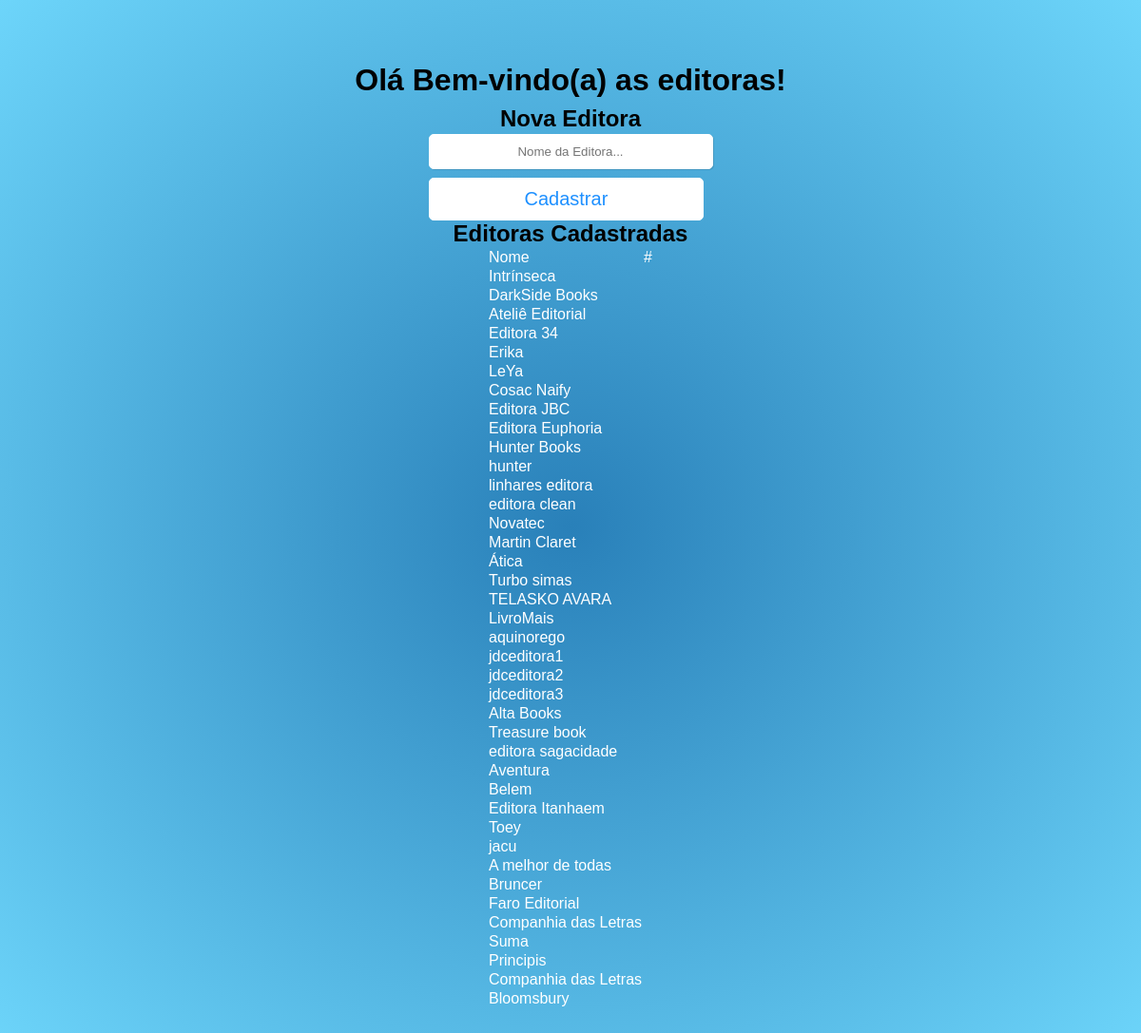
Screenshot of /editoras.php with the database file from the repository.
### tables this page shows
CREATE TABLE `editora` (
  `cd` int(11) NOT NULL,
  `nome` varchar(80) DEFAULT NULL
);

### biblioteca.php (called while the page is built, shortened)
<?php
function ListarEditora($cd){
	$sql = 'SELECT * FROM editora';
	$res = $GLOBALS['conn']->query($sql);
	return $res;
}

### editoras.php (the view, shortened to what this page needs)
<?php
include('biblioteca.php');
?>
<div class="container">
	<div class="form"><br>
		<div class="form-header">
			<div class="title"> <h1>Olá <?php echo $_SESSION['nome']; ?> Bem-vindo(a) as editoras! </h1> </div>
		</div>
		<div class="input-group">
		<form id="novaEditora" method="post">
			<div class="input-box">
				<div class="title"><h2>Nova Editora</h2></div>
				<input type="text" name="editora" placeholder="Nome da Editora...">
			</div>
			<div class="bnt">
				<button>Cadastrar</button>
			</div>
		</form>
<h2>Editoras Cadastradas</h2>
<table>
	<tr>
		<td>Nome</td>
		<td>#</td>
	</tr>
	<?php
		$todos = ListarEditora("");
		while($editora = $todos->fetch_object()){
			echo '<tr>
					<td>'.$editora->nome.'</td>
				</tr>';		}
	?>
	</table>
</div>

### editoras.php (style rules this page uses)
* { margin: 0; padding: 0; box-sizing: border-box; font-family: 'Rubik', sans-serif; color: black; }
.container { display: flex; }
.form { width: 100%; display: flex; justify-content: center; align-items: center; flex-direction: column; padding: 3rem; }
.title { display: flex; justify-content: center; }
.title h1 { margin-bottom: 0.5rem; }
.input-group { display: flex; align-items: center; flex-direction: column; }
.input-box { display: flex; flex-direction: column; margin-bottom: 0.5rem }
.input-box input { margin: 0.1rem 0; padding: 10px 60px; border: 1px solid #fff; border-radius: 5px; background-color: #fff; box-shadow: 1px 1px #0000001c; transition: 0.5s; color: #1E90FF; text-align: center; }
.bnt button { padding: 10px 100px; font-size: 20px; background-color: #fff; border: 1px solid #fff; border-radius: 5px; cursor: pointer; color: #1E90FF; transition: 0.5s; }
table tr td { color: #fff; }

### rows the page displays
editora: nome "Intrínseca"
editora: nome "DarkSide Books"
editora: nome "Ateliê Editorial"
editora: nome "Editora 34"
editora: nome "Erika"
editora: nome "LeYa"
editora: nome "Cosac Naify"
editora: nome "Editora JBC"
editora: nome "Editora Euphoria"
editora: nome "Hunter Books"
editora: nome "hunter"
editora: nome "linhares editora"
editora: nome "editora clean"
editora: nome "Novatec"
editora: nome "Martin Claret"
editora: nome "Ática"
editora: nome "Turbo simas"
editora: nome "TELASKO AVARA"
editora: nome "LivroMais"
editora: nome "aquinorego"
editora: nome "jdceditora1"
editora: nome "jdceditora2"
editora: nome "jdceditora3"
editora: nome "Alta Books"
editora: nome "Treasure book"
editora: nome "editora sagacidade"
editora: nome "Aventura"
editora: nome "Belem"
editora: nome "Editora Itanhaem"
editora: nome "Toey"
editora: nome "jacu"
editora: nome "A melhor de todas"
editora: nome "Bruncer"
editora: nome "Faro Editorial"
editora: nome "Companhia das Letras"
editora: nome "Suma"
editora: nome "Principis"
editora: nome "Companhia das Letras"
editora: nome "Bloomsbury"
